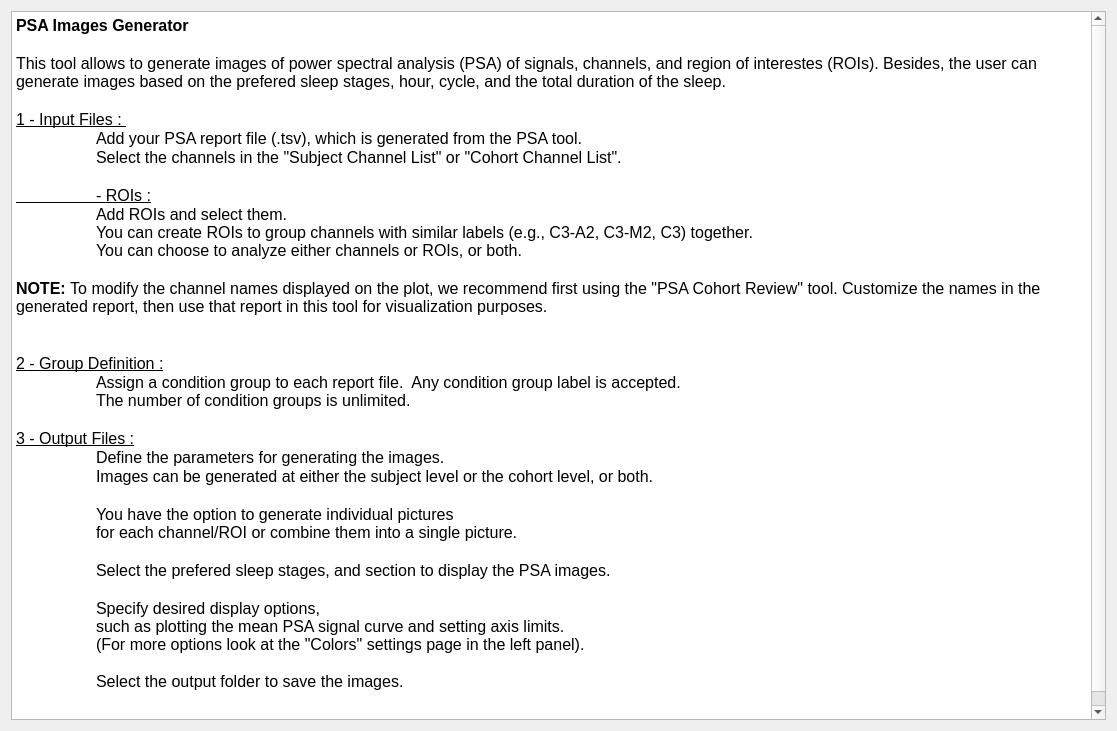
<?xml version="1.0" encoding="UTF-8"?>
<ui version="4.0">
 <class>IntroStep</class>
 <widget class="QWidget" name="IntroStep">
  <property name="geometry">
   <rect>
    <x>0</x>
    <y>0</y>
    <width>1117</width>
    <height>731</height>
   </rect>
  </property>
  <property name="windowTitle">
   <string/>
  </property>
  <property name="styleSheet">
   <string notr="true">font: 12pt &quot;Roboto&quot;;</string>
  </property>
  <layout class="QVBoxLayout" name="verticalLayout">
   <property name="spacing">
    <number>25</number>
   </property>
   <item>
    <layout class="QVBoxLayout" name="verticalLayout_2">
     <item>
      <widget class="QTextEdit" name="textEdit">
       <property name="readOnly">
        <bool>true</bool>
       </property>
       <property name="html">
        <string>&lt;!DOCTYPE HTML PUBLIC &quot;-//W3C//DTD HTML 4.0//EN&quot; &quot;http://www.w3.org/TR/REC-html40/strict.dtd&quot;&gt;
&lt;html&gt;&lt;head&gt;&lt;meta name=&quot;qrichtext&quot; content=&quot;1&quot; /&gt;&lt;meta charset=&quot;utf-8&quot; /&gt;&lt;style type=&quot;text/css&quot;&gt;
p, li { white-space: pre-wrap; }
hr { height: 1px; border-width: 0; }
li.unchecked::marker { content: &quot;\2610&quot;; }
li.checked::marker { content: &quot;\2612&quot;; }
&lt;/style&gt;&lt;/head&gt;&lt;body style=&quot; font-family:'Roboto'; font-size:12pt; font-weight:400; font-style:normal;&quot;&gt;
&lt;p style=&quot; margin-top:0px; margin-bottom:0px; margin-left:0px; margin-right:0px; -qt-block-indent:0; text-indent:0px;&quot;&gt;&lt;span style=&quot; font-weight:600;&quot;&gt;PSA Images Generator&lt;/span&gt;&lt;/p&gt;
&lt;p style=&quot;-qt-paragraph-type:empty; margin-top:0px; margin-bottom:0px; margin-left:0px; margin-right:0px; -qt-block-indent:0; text-indent:0px;&quot;&gt;&lt;br /&gt;&lt;/p&gt;
&lt;p style=&quot; margin-top:0px; margin-bottom:0px; margin-left:0px; margin-right:0px; -qt-block-indent:0; text-indent:0px;&quot;&gt;This tool allows to generate images of power spectral analysis (PSA) of signals, channels, and region of interestes (ROIs). Besides, the user can generate images based on the prefered sleep stages, hour, cycle, and the total duration of the sleep.&lt;/p&gt;
&lt;p style=&quot;-qt-paragraph-type:empty; margin-top:0px; margin-bottom:0px; margin-left:0px; margin-right:0px; -qt-block-indent:0; text-indent:0px;&quot;&gt;&lt;br /&gt;&lt;/p&gt;
&lt;p style=&quot; margin-top:0px; margin-bottom:0px; margin-left:0px; margin-right:0px; -qt-block-indent:0; text-indent:0px;&quot;&gt;&lt;span style=&quot; text-decoration: underline;&quot;&gt;1 - Input Files : &lt;/span&gt;&lt;/p&gt;
&lt;p style=&quot; margin-top:0px; margin-bottom:0px; margin-left:0px; margin-right:0px; -qt-block-indent:0; text-indent:0px;&quot;&gt;	Add your PSA report file (.tsv), which is generated from the PSA tool. &lt;/p&gt;
&lt;p style=&quot; margin-top:0px; margin-bottom:0px; margin-left:0px; margin-right:0px; -qt-block-indent:0; text-indent:0px;&quot;&gt;	Select the channels in the &amp;quot;Subject Channel List&amp;quot; or &amp;quot;Cohort Channel List&amp;quot;.&lt;/p&gt;
&lt;p style=&quot;-qt-paragraph-type:empty; margin-top:0px; margin-bottom:0px; margin-left:0px; margin-right:0px; -qt-block-indent:0; text-indent:0px;&quot;&gt;&lt;br /&gt;&lt;/p&gt;
&lt;p style=&quot; margin-top:0px; margin-bottom:0px; margin-left:0px; margin-right:0px; -qt-block-indent:0; text-indent:0px;&quot;&gt;&lt;span style=&quot; text-decoration: underline;&quot;&gt;	- ROIs :&lt;/span&gt;&lt;/p&gt;
&lt;p style=&quot; margin-top:0px; margin-bottom:0px; margin-left:0px; margin-right:0px; -qt-block-indent:0; text-indent:0px;&quot;&gt;	Add ROIs and select them. &lt;br /&gt;	You can create ROIs to group channels with similar labels (e.g., C3-A2, C3-M2, C3) together.  &lt;br /&gt;	You can choose to analyze either channels or ROIs, or both.&lt;/p&gt;
&lt;p style=&quot;-qt-paragraph-type:empty; margin-top:0px; margin-bottom:0px; margin-left:0px; margin-right:0px; -qt-block-indent:0; text-indent:0px;&quot;&gt;&lt;br /&gt;&lt;/p&gt;
&lt;p style=&quot; margin-top:0px; margin-bottom:0px; margin-left:0px; margin-right:0px; -qt-block-indent:0; text-indent:0px;&quot;&gt;&lt;span style=&quot; font-weight:700;&quot;&gt;NOTE: &lt;/span&gt;To modify the channel names displayed on the plot, we recommend first using the &amp;quot;PSA Cohort Review&amp;quot; tool. Customize the names in the generated report, then use that report in this tool for visualization purposes.&lt;/p&gt;
&lt;p style=&quot;-qt-paragraph-type:empty; margin-top:0px; margin-bottom:0px; margin-left:0px; margin-right:0px; -qt-block-indent:0; text-indent:0px;&quot;&gt;&lt;br /&gt;&lt;/p&gt;
&lt;p style=&quot;-qt-paragraph-type:empty; margin-top:0px; margin-bottom:0px; margin-left:0px; margin-right:0px; -qt-block-indent:0; text-indent:0px;&quot;&gt;&lt;br /&gt;&lt;/p&gt;
&lt;p style=&quot; margin-top:0px; margin-bottom:0px; margin-left:0px; margin-right:0px; -qt-block-indent:0; text-indent:0px;&quot;&gt;&lt;span style=&quot; text-decoration: underline;&quot;&gt;2 - Group Definition :&lt;/span&gt;&lt;/p&gt;
&lt;p style=&quot; margin-top:0px; margin-bottom:0px; margin-left:0px; margin-right:0px; -qt-block-indent:0; text-indent:0px;&quot;&gt;	Assign a condition group to each report file.  Any condition group label is accepted.  &lt;br /&gt;	The number of condition groups is unlimited.&lt;/p&gt;
&lt;p style=&quot;-qt-paragraph-type:empty; margin-top:0px; margin-bottom:0px; margin-left:0px; margin-right:0px; -qt-block-indent:0; text-indent:0px;&quot;&gt;&lt;br /&gt;&lt;/p&gt;
&lt;p style=&quot; margin-top:0px; margin-bottom:0px; margin-left:0px; margin-right:0px; -qt-block-indent:0; text-indent:0px;&quot;&gt;&lt;span style=&quot; text-decoration: underline;&quot;&gt;3 - Output Files :&lt;/span&gt;&lt;/p&gt;
&lt;p style=&quot; margin-top:0px; margin-bottom:0px; margin-left:0px; margin-right:0px; -qt-block-indent:0; text-indent:0px;&quot;&gt;	Define the parameters for generating the images. &lt;/p&gt;
&lt;p style=&quot; margin-top:0px; margin-bottom:0px; margin-left:0px; margin-right:0px; -qt-block-indent:0; text-indent:0px;&quot;&gt;	Images can be generated at either the subject level or the cohort level, or both.&lt;/p&gt;
&lt;p style=&quot;-qt-paragraph-type:empty; margin-top:0px; margin-bottom:0px; margin-left:0px; margin-right:0px; -qt-block-indent:0; text-indent:0px;&quot;&gt;&lt;br /&gt;&lt;/p&gt;
&lt;p style=&quot; margin-top:0px; margin-bottom:0px; margin-left:0px; margin-right:0px; -qt-block-indent:0; text-indent:0px;&quot;&gt;	You have the option to generate individual pictures &lt;br /&gt;	for each channel/ROI or combine them into a single picture.&lt;/p&gt;
&lt;p style=&quot; margin-top:0px; margin-bottom:0px; margin-left:0px; margin-right:0px; -qt-block-indent:0; text-indent:0px;&quot;&gt;	&lt;/p&gt;
&lt;p style=&quot; margin-top:0px; margin-bottom:0px; margin-left:0px; margin-right:0px; -qt-block-indent:0; text-indent:0px;&quot;&gt;	Select the prefered sleep stages, and section to display the PSA images.&lt;/p&gt;
&lt;p style=&quot;-qt-paragraph-type:empty; margin-top:0px; margin-bottom:0px; margin-left:0px; margin-right:0px; -qt-block-indent:0; text-indent:0px;&quot;&gt;&lt;br /&gt;&lt;/p&gt;
&lt;p style=&quot; margin-top:0px; margin-bottom:0px; margin-left:0px; margin-right:0px; -qt-block-indent:0; text-indent:0px;&quot;&gt;	Specify desired display options, &lt;br /&gt;	such as plotting the mean PSA signal curve and setting axis limits. &lt;br /&gt;	(For more options look at the &amp;quot;Colors&amp;quot; settings page in the left panel).&lt;br /&gt;&lt;/p&gt;
&lt;p style=&quot; margin-top:0px; margin-bottom:0px; margin-left:0px; margin-right:0px; -qt-block-indent:0; text-indent:0px;&quot;&gt;	Select the output folder to save the images.&lt;/p&gt;
&lt;p style=&quot;-qt-paragraph-type:empty; margin-top:0px; margin-bottom:0px; margin-left:0px; margin-right:0px; -qt-block-indent:0; text-indent:0px;&quot;&gt;&lt;br /&gt;&lt;/p&gt;
&lt;p style=&quot;-qt-paragraph-type:empty; margin-top:0px; margin-bottom:0px; margin-left:0px; margin-right:0px; -qt-block-indent:0; text-indent:0px;&quot;&gt;&lt;br /&gt;&lt;/p&gt;&lt;/body&gt;&lt;/html&gt;</string>
       </property>
      </widget>
     </item>
    </layout>
   </item>
  </layout>
 </widget>
 <resources>
  <include location="../../../../../snooz-toolbox/src/main/python/ui/themes/themes.qrc"/>
 </resources>
 <connections/>
</ui>
